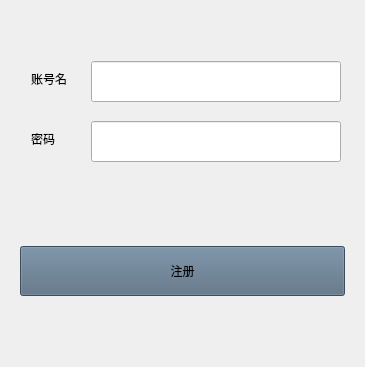
<?xml version="1.0" encoding="UTF-8"?>
<ui version="4.0">
 <class>zhuce</class>
 <widget class="QWidget" name="zhuce">
  <property name="geometry">
   <rect>
    <x>0</x>
    <y>0</y>
    <width>365</width>
    <height>367</height>
   </rect>
  </property>
  <property name="windowTitle">
   <string>Form</string>
  </property>
  <layout class="QVBoxLayout" name="verticalLayout">
   <item>
    <widget class="QWidget" name="widget" native="true">
     <widget class="QLabel" name="Label_2">
      <property name="geometry">
       <rect>
        <x>20</x>
        <y>60</y>
        <width>45</width>
        <height>16</height>
       </rect>
      </property>
      <property name="text">
       <string>账号名</string>
      </property>
     </widget>
     <widget class="QLabel" name="Label_3">
      <property name="geometry">
       <rect>
        <x>20</x>
        <y>120</y>
        <width>30</width>
        <height>16</height>
       </rect>
      </property>
      <property name="text">
       <string>密码</string>
      </property>
     </widget>
     <widget class="QLineEdit" name="zhanghao">
      <property name="geometry">
       <rect>
        <x>80</x>
        <y>50</y>
        <width>250</width>
        <height>41</height>
       </rect>
      </property>
      <property name="minimumSize">
       <size>
        <width>250</width>
        <height>30</height>
       </size>
      </property>
     </widget>
     <widget class="QLineEdit" name="password">
      <property name="geometry">
       <rect>
        <x>80</x>
        <y>110</y>
        <width>250</width>
        <height>41</height>
       </rect>
      </property>
      <property name="minimumSize">
       <size>
        <width>250</width>
        <height>30</height>
       </size>
      </property>
     </widget>
    </widget>
   </item>
   <item>
    <widget class="QWidget" name="widget_2" native="true">
     <layout class="QHBoxLayout" name="horizontalLayout_2">
      <item>
       <widget class="QPushButton" name="pushButton">
        <property name="minimumSize">
         <size>
          <width>300</width>
          <height>50</height>
         </size>
        </property>
        <property name="styleSheet">
         <string notr="true">background-color: rgb(84, 106, 127);</string>
        </property>
        <property name="text">
         <string>注册</string>
        </property>
       </widget>
      </item>
     </layout>
    </widget>
   </item>
  </layout>
 </widget>
 <resources/>
 <connections/>
</ui>
